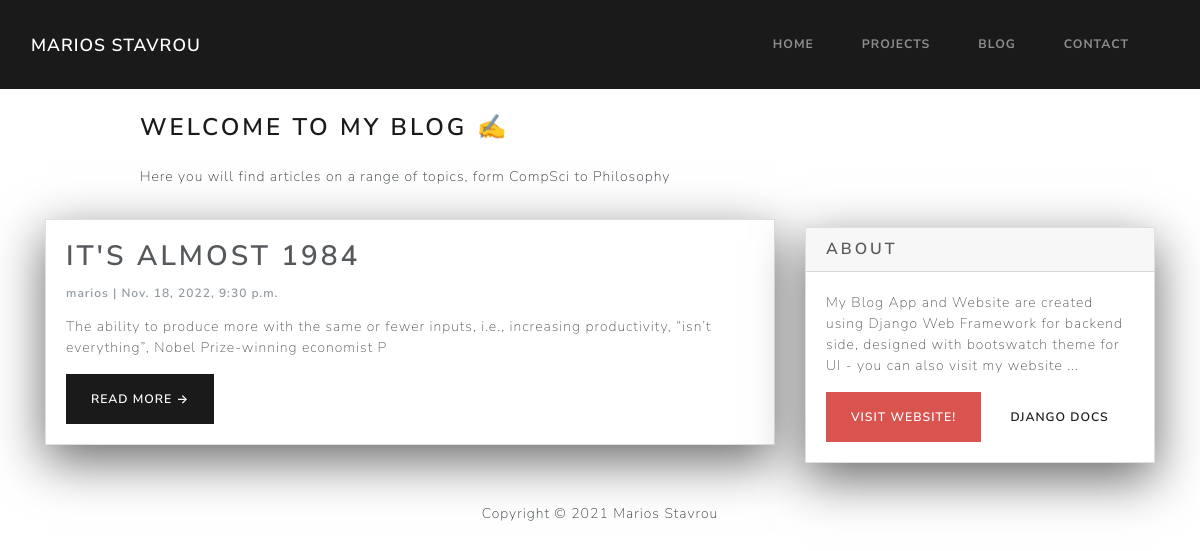
Screenshot of /blog/ with the database file from the repository.
### App/models.py (models this page shows, shortened)
class Post(models.Model):
    title = models.CharField(max_length=200, unique=True)
    slug = models.SlugField(max_length=200, unique=True)
    author = models.ForeignKey(User, on_delete=models.CASCADE, related_name='blog_posts')
    created_on = models.DateTimeField(auto_now_add=True)
    updated_on = models.DateTimeField(auto_now=True)
    content = RichTextField()
    status = models.IntegerField(choices=STATUS, default=0)
    class Meta:
        ordering = ['-created_on']

### App/views.py (the view)
# urls.py: path('blog/', views.PostList.as_view(), name='blog'),
class PostList(generic.ListView):
    queryset = Post.objects.filter(status=1).order_by('-created_on')
    template_name = 'blog.html'

### App/templates/blog.html (shortened to what this page needs)
{% extends "base.html" %}
{% block content %}
<header class="masthead">
  <div class="container">
    <div class="row">
      <div class=" col-md-8 col-md-10 mx-auto">
        <div class="site-heading">
          <h3 class=" site-heading my-4 mt-3 text-black"> Welcome to My Blog ✍️ </h3>
          <p class="text-dark">Here you will find articles on a range of topics, form CompSci to Philosophy</p>
        </div>
      </div>
    </div>
  </div>
</header>
<div class="container">
  <div class="row">
    <div class="col-md-8 mt-3 left">
      {% for post in post_list %}
      <div class="card mb-4">
        <div class="card-body">
          <h2 class="card-title">{{ post.title }}</h2>
          <p class="card-text text-muted h6">{{ post.author }} | {{ post.created_on}} </p>
          <p class="card-text">{{post.content|slice:":200"|safe}}</p>
          <a href="{% url 'post_detail' post.slug  %}" class="btn btn-primary">Read More &rarr;</a>
        </div>
      </div>
      {% endfor %}
    </div>
    {% block sidebar %}
    {% include 'sidebar.html' %}
    {% endblock sidebar %}
  </div>
</div>
{%endblock%}

### App/templates/sidebar.html (style rules this page uses)
.card { box-shadow: 0 16px 48px #6a6a6b; }

### rows the page displays
Post: title "IT'S ALMOST 1984", author "marios", created_on "Nov. 18, 2022, 9:30 p.m.", content "The ability to produce more with the same or fewer inputs, i.e., increasing productivity, “isn’t everything”, Nobel Prize-winning economist P"
